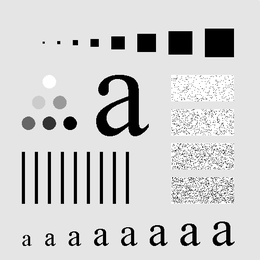
%> input picture Lab6/img6_2.TIF, 260 x 260 px, shrunk from 500 x 500 before the run
$ octave Lab6_22.m   (GNU Octave 9; MATLAB toolbox functions it lacks are replaced by stand-ins)
%> lines starting %> are read from the running program, lines starting %| are printed output that depends on the picture
c = imread('img6_2.TIF') ;
%> c is the input picture: size 260x260x3 uint8; min 0, max 255, mean 207.3
A = im2double(c);
[m n] = size(A);
%> m = 260; n = 780
Med = [];
for i=2:m-1
    for j=2:n-1
            Med(1) = A(i-1,j-1);
            Med(2) = A(i-1,j) ;
            Med(3) = A(i-1,j+1);
            Med(4) = A(i,j-1);
            Med(5) = A(i,j+1);
            Med(6) = A(i+1, j-1);
            Med(7) = A(i+1,j);
            Med(8) = A(i+1,j+1);
            Med(9) = A(i,j);
            A(i,j) = sum(Med)/9;
    end
end
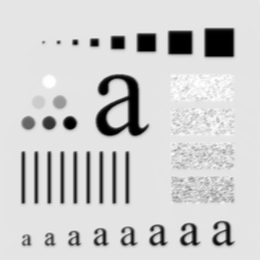
%> A: size 260x260x3 double; mean R, G, B 0.813, 0.813, 0.813
%> after the loop, Med = [0.898 0.898 0.898 0.898 0.894 0.898 0.894 0.922 0.898]

montage({c,A})
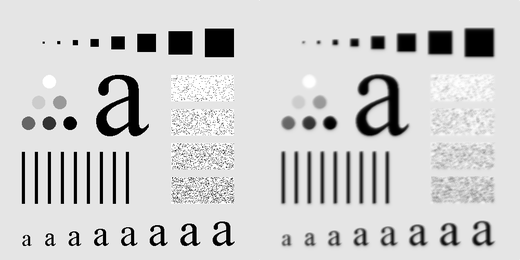
%> displayed picture: size 260x520x3, on the screen's scale of 0 to 255; mean R, G, B 207.3, 207.3, 207.3
title('Original Image (Left) Vs. Gaussian Filtered Image (Right)')

$ run again, with Lab6/img6_1.TIF copied over Lab6/img6_2.TIF
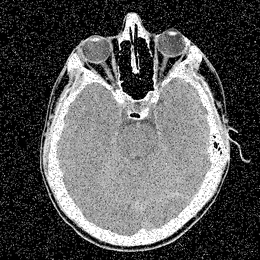
%> input picture Lab6/img6_1.TIF, 260 x 260 px, shrunk from 512 x 512 before the run
%> c is the input picture: size 260x260 uint8; min 0, max 255, mean 86.6
%> after the loop `for i=2:m-1`:
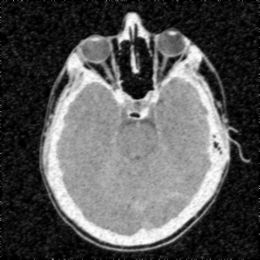
%> A: size 260x260 double; min 0, max 0.997, mean 0.34
%> after the loop `for i=2:m-1`: Med = [0.0512 0.0347 0.00392 0.0409 0.00784 0 0 0 0]
%> `montage({c,A})`:
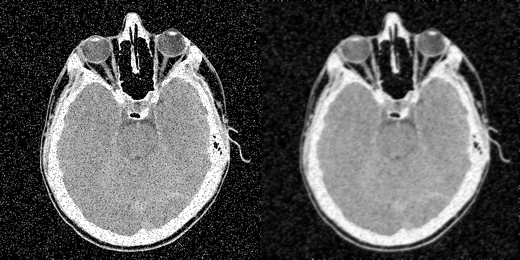
%> displayed picture: size 260x520, on the screen's scale of 0 to 255; min 0, max 255, mean 86.6
